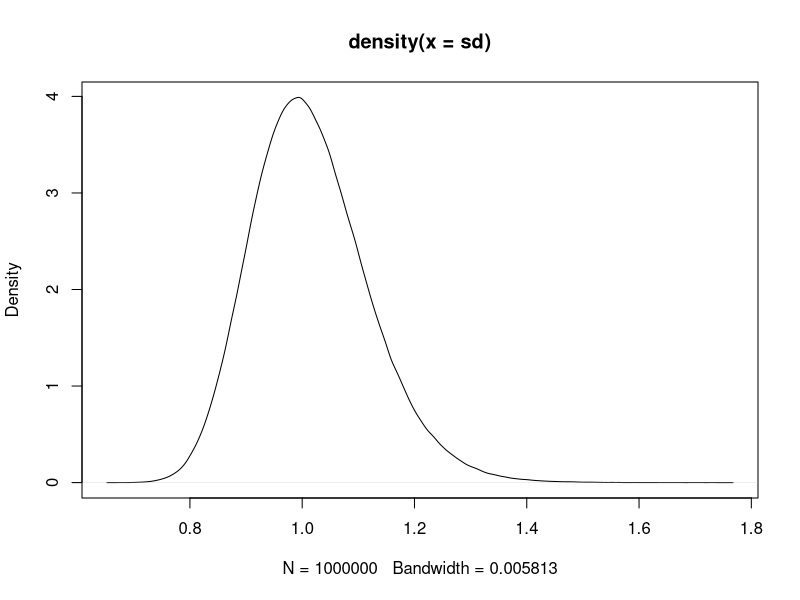
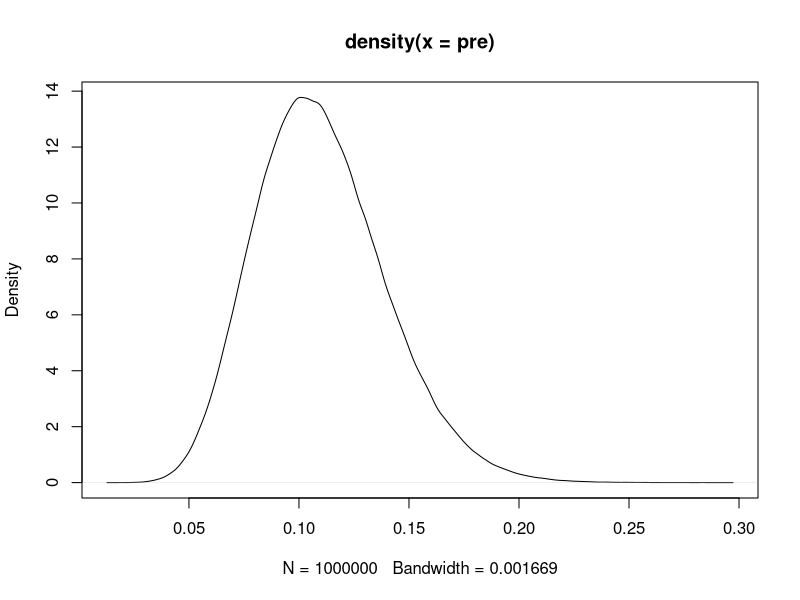
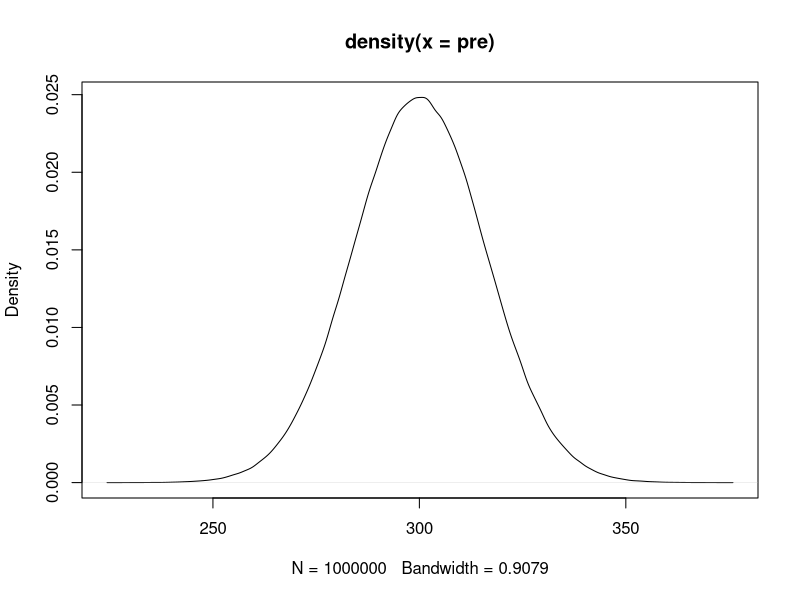

Write R code to recreate these figures, in order.
## For gamma distribution
# plot function - precision instead of sd
pg = function(shp, rt){
  pre = rgamma(1e6, shp, rt)
  sd = sqrt(1/pre)
  plot(density(sd))
}
pg(1 / 0.2 ^ 2, 1 / 0.2 ^ 2)

## For beta distribution
pb = function(shp, rt){
  pre = rbeta(1e6, shp, rt)
  plot(density(pre))
}
pb(0.11 * 100 / 0.89, 100) 

## For normal distribution
pn = function(mean, sd){
  pre = rnorm(1e6, mean, 1/sd^2)
  plot(density(pre))
}
pn(300, 1/2^2)
